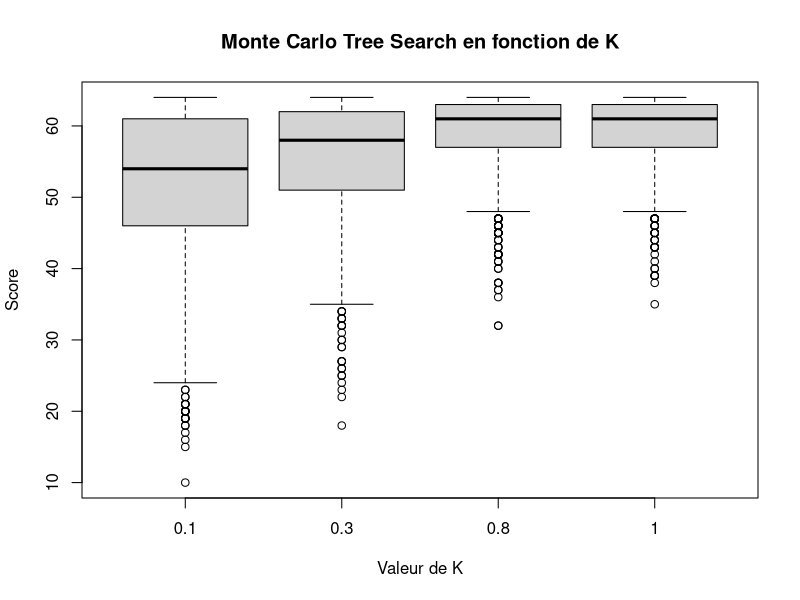
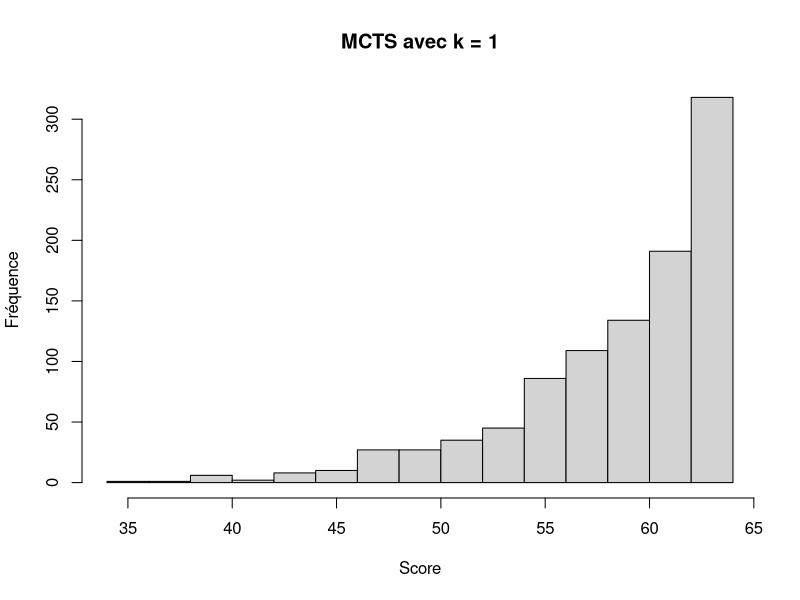
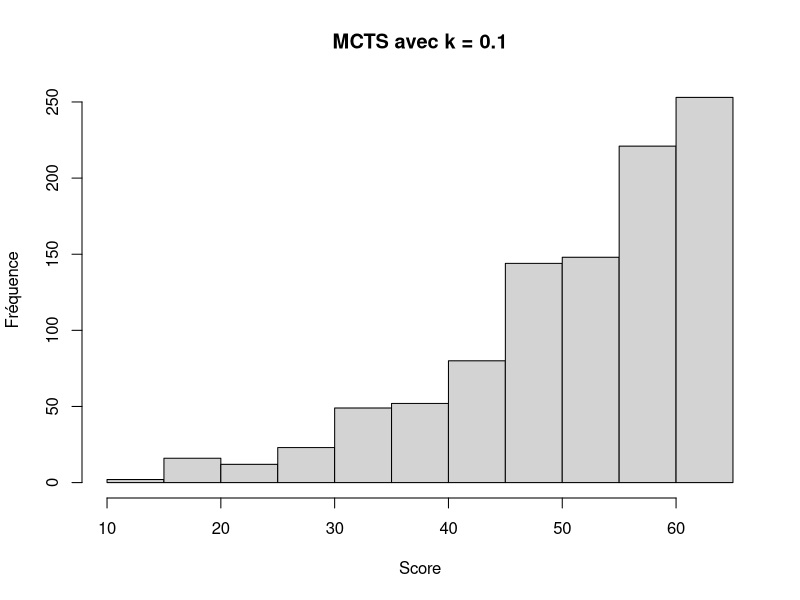
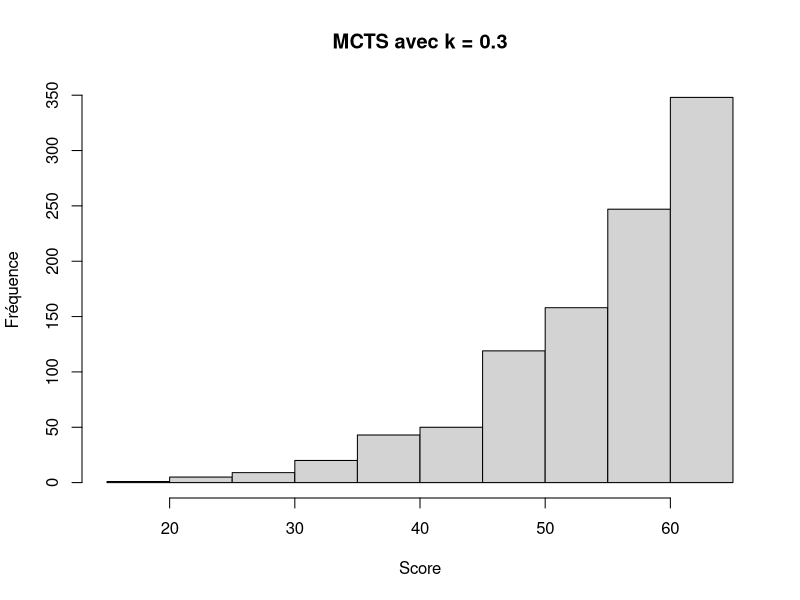
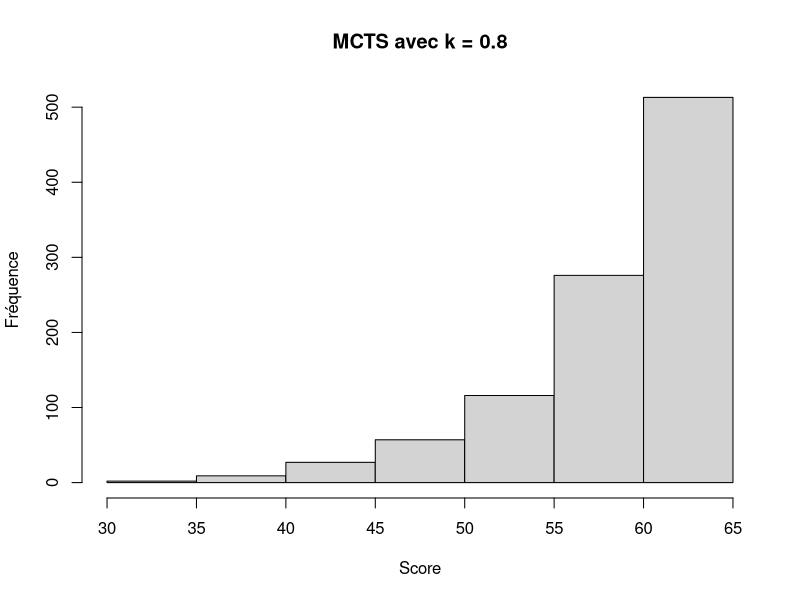
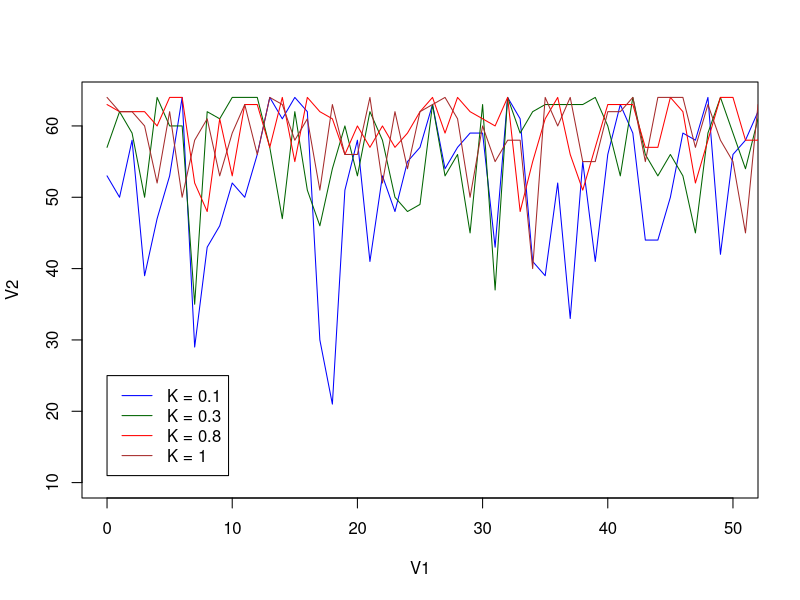

These charts were generated, in order, by the following R code:
mcts1 <- read.csv("MCTSk1.txt", header = FALSE, sep = " ")
mcts01 <- read.csv("MCTSk01.txt", header = FALSE, sep = " ")
mcts03 <- read.csv("MCTSk03.txt", header = FALSE, sep = " ")
mcts08 <- read.csv("MCTSk08.txt", header = FALSE, sep = " ")



trial <- matrix(c(mcts01$V2,mcts03$V2,mcts08$V2,mcts1$V2), ncol=4)

boxplot(trial, names=c("0.1", "0.3", "0.8", "1"), main="Monte Carlo Tree Search en fonction de K",xlab="Valeur de K", ylab="Score")

hist(mcts1$V2, main = "MCTS avec k = 1", xlab = "Score", ylab = "Fréquence")
hist(mcts01$V2, main = "MCTS avec k = 0.1", xlab = "Score", ylab = "Fréquence")
hist(mcts03$V2, main = "MCTS avec k = 0.3", xlab = "Score", ylab = "Fréquence")
hist(mcts08$V2, main = "MCTS avec k = 0.8", xlab = "Score", ylab = "Fréquence")


plot(mcts01, type="l", col="blue", xlim=c(0,50))
lines(mcts03, col="darkgreen")
lines(mcts08, col="red")
lines(mcts1, col="brown")

legend(0, 25, legend=c("K = 0.1", "K = 0.3", "K = 0.8", "K = 1"), col=c("blue", "darkgreen", "red", "brown"), lty=1)
